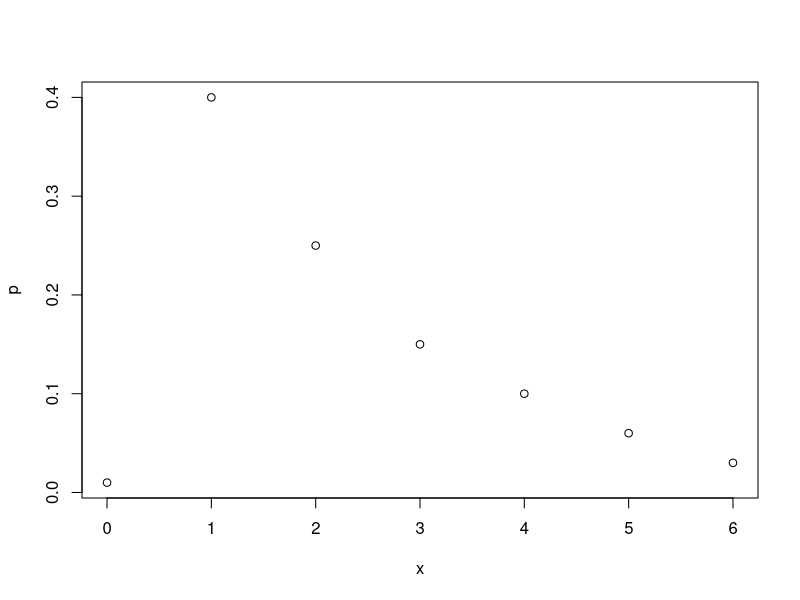
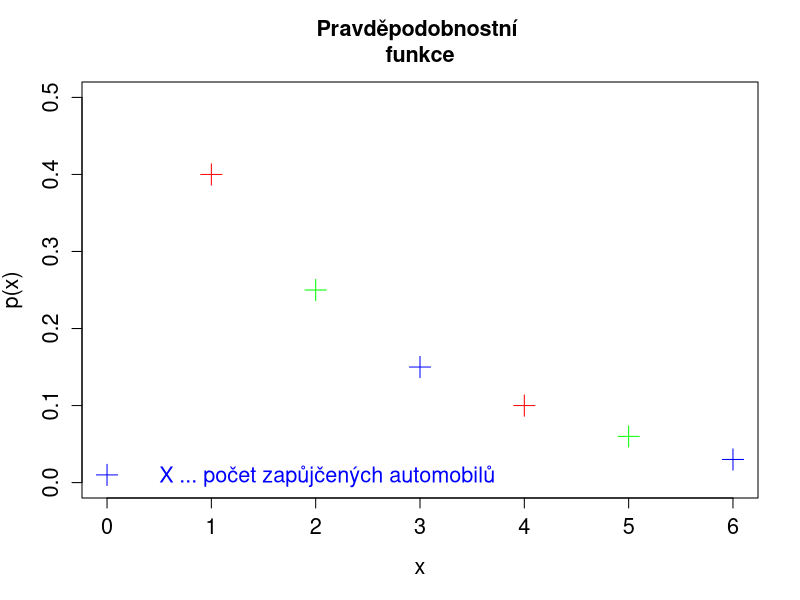
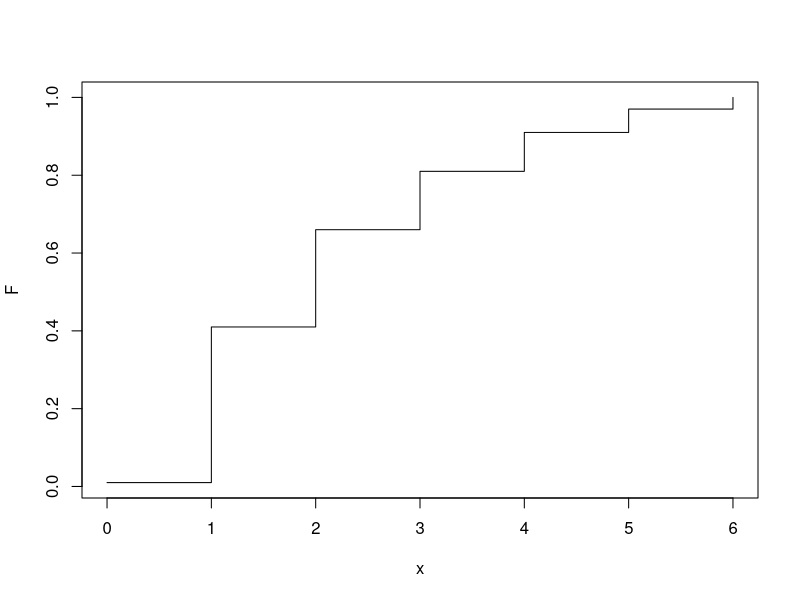
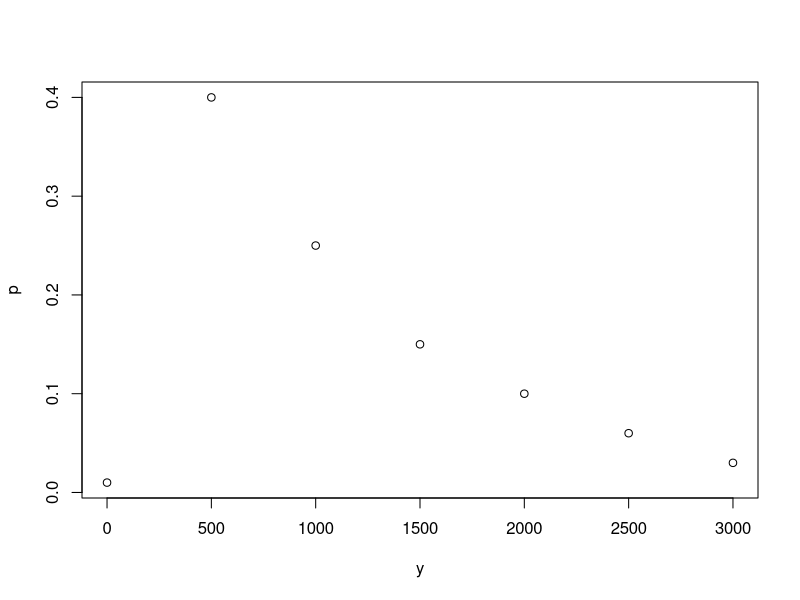
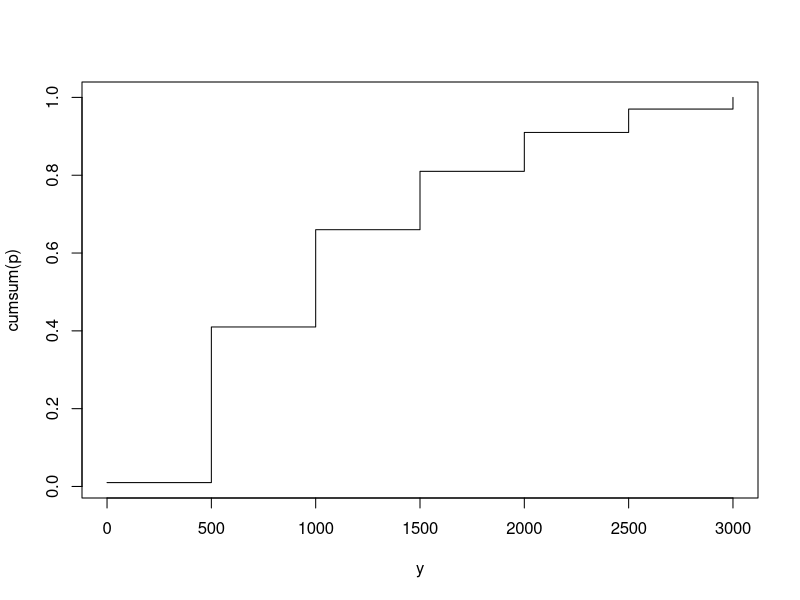
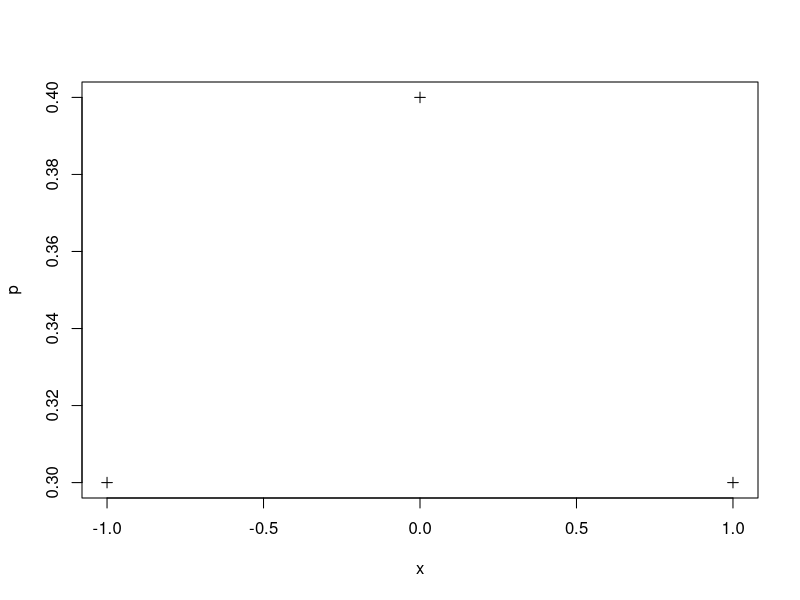
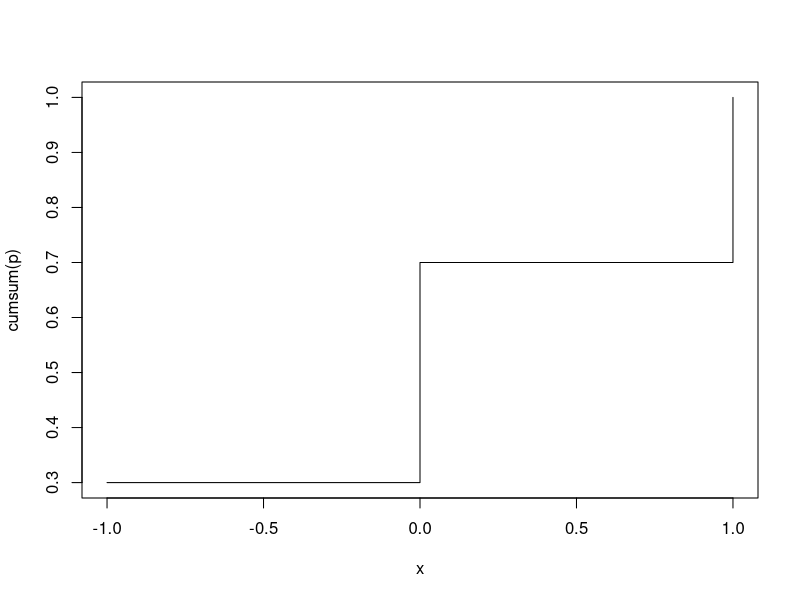
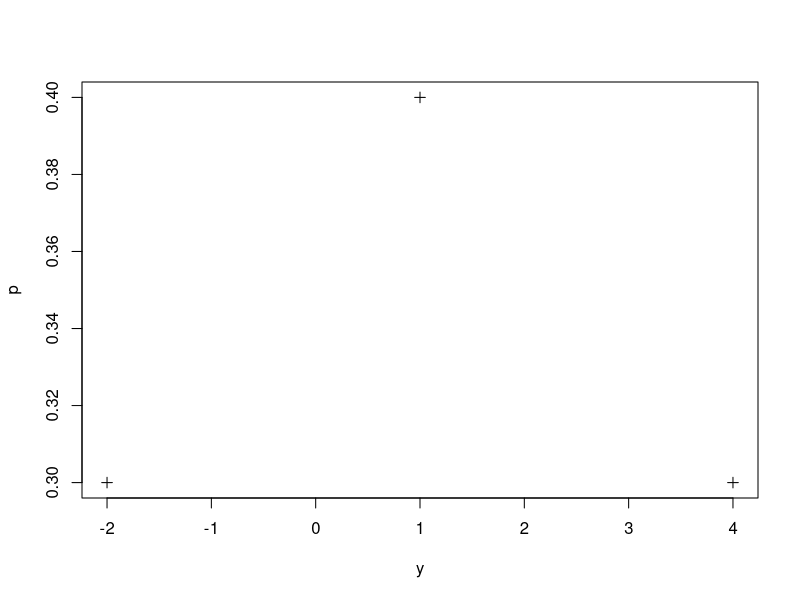

Source code (R) for these figures, in order:
# ......................................................................................
# ........................Cvičení 3 - Diskrétní náhodná veličina........................
# ..................Martina Litschmannová, Adéla Vrtková, Michal Béreš..................
# ......................................................................................

# Nezobrazuje-li se vám text korektně, nastavte File \ Reopen with Encoding... na UTF-8
# Pro zobrazení obsahu skriptu použijte CTRL+SHIFT+O
# Pro spouštění příkazů v jednotlivých řádcích použijte CTRL+ENTER

#  Příklady ####
# * Příklad 1 ####
# Majitel servisního střediska nabídl prodejně automobilů, která si zřídila autopůjčovnu
# své služby. Za každý automobil zapůjčený jeho prostřednictvím obdrží od autopůjčovny 
# 500,- Kč. Zároveň se však zavázal, že každý den investuje do údržby zapůjčených 
# automobilů 800,- Kč. Počet automobilů zapůjčených prostřednictvím servisního střediska 
# za 1 den je popsán následující pravděpodobnostní funkcí:
# Obrázek viz sbírka úloh.

# ** 1a) ####
# Hodnota pravděpodobnostní funkce pro 5 automobilů byla špatně čitelná. Určete ji:
x = c(0,1,2,3,4,5,6)
p = c(0.01,0.40,0.25,0.15,0.10,0,0.03) # za neznámou hodnotu p-stní funkce P(5) dosadíme v prvním kroku 0
p[6] = 1 - sum(p) # zápis pro x=5 je 6. pozice
p
# Vizualizace p-stní f-ce aneb začínáme s grafikou
plot(x, p)

plot(x, p, 
     ylim=c(0,0.5),                    # parametr pro rozsah osy y
     ylab="p(x)",                      # parametr pro popis osy y
     main="Pravděpodobnostní \nfunkce",# parametr pro název grafu
                                       # "\n" je symbol pro odřádkování
     type="p",                         # určuje o jaký typ grafu se jedná (p -> points, bodový)
     pch=3,                            # parametr pro vzhled zobrazovaných bodů
     col=c("blue","red","green"),      # barvy
     cex=2,                            # parametr pro upravení velikosti celého grafu (ve smyslu zvětší 2x)
     cex.lab=1.3,                      # parametr zvlášť pro velikost názvů os
     cex.axis=1.3,                     # parametr zvlášť pro velikost hodnot na osách
     cex.main=1.3)                     # parametr pro velikost názvu grafu

text(0.5,0.0,"X ... počet zapůjčených automobilů", cex=1.3, col="blue", adj=c(0,0))

# Poznámky k úvodu do grafiky 
# Základem jsou tzv. high-level funkce, které vytvoří graf (tj. otevřou grafické okno a
# vykreslí dle zadaných parametrů). Na ně navazují tzv. low-level funkce, které něco 
# do aktviního grafického okna přidají, samy o sobě neotevřou nové. Výše použitá funkce 
# "text" je low-level funkce - přidá text do stávajícího aktivního grafického okna.
# Další low-level funkce - např. abline, points, lines, legend, title, axis ... které
# přidají přímku, body, legendu...
# Tzn. před použitím "low-level" funkce je potřeba, volat "high-level" funkci (např.
# plot, boxplot, hist, barplot, pie,...)

#  Další grafické parametry naleznete v nápovědě
#  nebo např. zde http://www.statmethods.net/advgraphs/parameters.html
#  nebo zde https://flowingdata.com/2015/03/17/r-cheat-sheet-for-graphical-parameters/
#  nebo zde http://bcb.dfci.harvard.edu/~aedin/courses/BiocDec2011/2.Plotting.pdf

# ** 1b) ####
# Určete a zakreslete distribuční funkci náhodné veličiny X, která je definována jako
# počet zapůjčených automobilů.
p
F = cumsum(p)
# F = c(0, cumsum(p))
F

plot(x, F, type="s") # zjednodušený graf distribuční funkce

# ** 1c)  ####
# Určete střední hodnotu, rozptyl, směrodatnou odchylku a modus počtu zapůjčených
# automobilů během jednoho dne.

# Střední hodnota
EX = sum(x*p)
EX

# Rozptyl
EX2 = sum(x*x*p)  # druhý obecný moment
DX = EX2 - EX^2
DX

# Směrodatná odchylka
sigma.X = sqrt(DX)
sigma.X

# Pro zájemce: Funkce pro výpočet základních číselných charakteristik
greeks = c(alpha = '\u03b1', 
           tau = '\u03c4', 
           sigma = '\u03c3', 
           sigmaSq = '\u03c3\u00B2', 
           beta = '\u03b2', 
           gamma = '\u03b3')  # vektor vybraných řeckých písmen (mohlo by se hodit :-))
greeks

souhrn=function(x,p,nazev = "X"){
  # nazev ... oznaceni NV
  EX = sum(x*p)
  EX2 = sum(x*x*p)  
  DX = EX2-EX^2
  sigma.X = sqrt(DX)
  # zápis výsledků do tabulky
  tab = rbind(EX, DX, sigma.X)
  tab.popis = c(paste0("E(",nazev,")"), # funkce paste0() slučuje textové řetězce
                paste0("D(",nazev,")"),
                paste0(greeks["sigma"],"(",nazev,")")) 
  rownames(tab) = tab.popis
  return(tab)
}

souhrn(x, p,"X")
souhrn(x, p)  # pracujeme-li s NV X, popř. nezáleží-li nám na přesném označení 
              # číselných charakteristik, není nutno parametr nazev zadávat

# ** 1d) ####
# Určete pravděpodobnostní funkci a distribuční funkci náhodné veličiny Y, která je
# definována jako denní příjem majitele servisu.

y = 500*x
plot(y, p)

# Distribuční funkce
plot(y,cumsum(p),type = "s")

# ** 1e)  ####
# Určete střední hodnotu, směrodatnou odchylku a modus příjmu majitele servisu ze
# zapůjčených automobilů během jednoho dne.

souhrn(y,p,"Y")

# ** 1f)  ####
# Určete pravděpodobnost, že příjem majitele servisu (náhodná veličina Y) z půjčování
# automobilů převýší jeho výdaje.

# zisk

z=500*x-800
z

# příjem převýší výdaje, když je zisk kladný
z > 0
p
sum(p[z>0])

# ** 1g)  ####
# Určete střední hodnotu, směrodatnou odchylku a modus náhodné veličiny Z, která je
# definována jako zisk majitele servisu ze zapůjčených automobilů během jednoho dne.

souhrn(z, p,"Z")

# * Příklad 2 ####
# Pro distribuční funkci náhodné veličiny X platí:
# 
# $F(x)=\begin{cases}
# 0   &      x \leq -1 \\
# 0.3 & -1 < x \leq  0 \\
# 0.7 &  0 < x \leq  1 \\
# 1   & -1 < x
# \end{cases}$
# 
# ** 2a)  ####
# Určete pravděpodobnostní funkci náhodné veličiny X, její střední hodnotu a směrodatnou
# odchylku.

F = c(0, 0.3, 0.7, 1)
F
x = c(-1,0,1)
x

p = diff(F) # F[i+1]-F[i]
p

plot(x,p,pch = 3)
plot(x,cumsum(p),"s")

souhrn(x,p) # Všimněte si vlivu "počítačové aritmetiky"
# Pro odstranění nedostatku raději nastavíme přesnost vstupních údajů
x= round(x,0)
p = round(p,1)
souhrn(x,p)

# ** 2b)  ####
# Náhodná veličina Y = 1 − 3X, určete P(y), F(y), E(Y), D(Y).

y = 1 - 3*x
plot(y,p,pch = 3) # všimněte si automaticky ořezaného rozsahu osy y

plot(y,cumsum(p),type = "s")   # Nesmyslný výstup - čím je to způsobeno?
y
p

# Setřídění pravděpodobnostní funkce podle hodnot NV Y (vzestupně)
y
sort(y) # setřídění hodnot NV Y

# Jak setřídit f-ci p podle NV Y?
idx_sorted = order(y) # funkce order vrátí indexy setříděného pořadí
idx_sorted
y = y[idx_sorted] # hodnoty NV Y setříděny vzestupně
p = p[idx_sorted] # hodnoty p setříděny dle hodnot NV Y
p

plot(y,cumsum(p),type = "s") # opět pozor na automatické oříznutí osy y

souhrn(y, p,"Y")

# ** 2c)  ####
# Náhodná veličina W = $3X^2$, určete P(w), F(w), E(W), D(W).

w = 3*x*x
w

plot(w,p,pch = 3)
plot(w,cumsum(p),type = "s") # Opět nesmyslný výstup. Kde se stala chyba?

# V tomto případě lze opravit "ručně":
w = c(0,3)
p = c(0.4,0.6)

plot(w,p,pch = 3)
plot(w,cumsum(p),type = "s")
souhrn(w,p,"W")

# Pro zájemce: Automatizované řešení 
p = c(0.3,0.4,0.3)
w = 3*x*x 

# Dvě hodnoty NV X (-1 a 1) se transformovaly na stejnou hodnoty NV W
w_uniq = unique(w)
w_uniq
w_sorted = sort(w_uniq)
w_sorted

p_w = w_sorted*0 # inicializace pole o stejné velikosti jako má w_sorted
for(i in 1:length(w_sorted)){
    p_w[i] = sum(p[w == w_sorted[i]])
}
p_w

plot(w,p,pch = 3)
plot(w,cumsum(p),type = "s")
souhrn(w,p,"W")

# * Příklad 3 ####
# V dílně jsou dva stroje pracující nezávisle na sobě. Pravděpodobnost poruchy prvního
# stroje je 0,2, pravděpodobnost poruchy druhého stroje je 0,3. Náhodná veličina X je
# definována jako počet současně porouchaných strojů. Určete:

# ** 3a)  ####
# pravděpodobnostní funkci náhodné veličiny X,

x = c(0, 1, 2)
p1 = 0.2 # pravděpodobnost poruchy stroje 1
p2 = 0.3 # pravděpodobnost poruchy stroje 2

p = x*0 # inicializace pole o stejné velikosti jako je velikost x
# spočteme jednotlivé pravděpodobnosti počtu porouchaných strojů
p[1] = (1 - p1)*(1 - p2) # 0 porouchaných tedy oba v provozu
p[3] = p1*p2 # 2 tedy porouchané oba

# p[2] lze vypočítat na základě úvahy, že součet všech p-stí musí být 1
p
p[2] = 1 - sum(p)
p
# nebo na základě úvahy, že právě jeden stroj (buď první nebo druhý) bude porouchaný
p[2] = (1 - p1)*p2 + p1*(1 - p2) 
p

plot(x,p,pch = 3)

# ** 3b) ####
# distribuční funkci náhodné veličiny X,

plot(x,cumsum(p),type = "s")

# ** 3c) ####
# střední hodnotu a rozptyl náhodné veličiny X.

souhrn(x,p)


